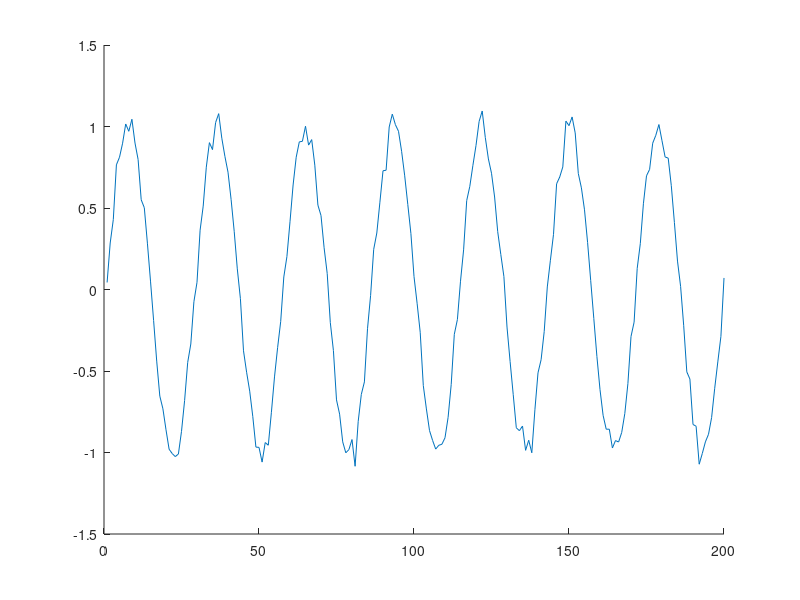
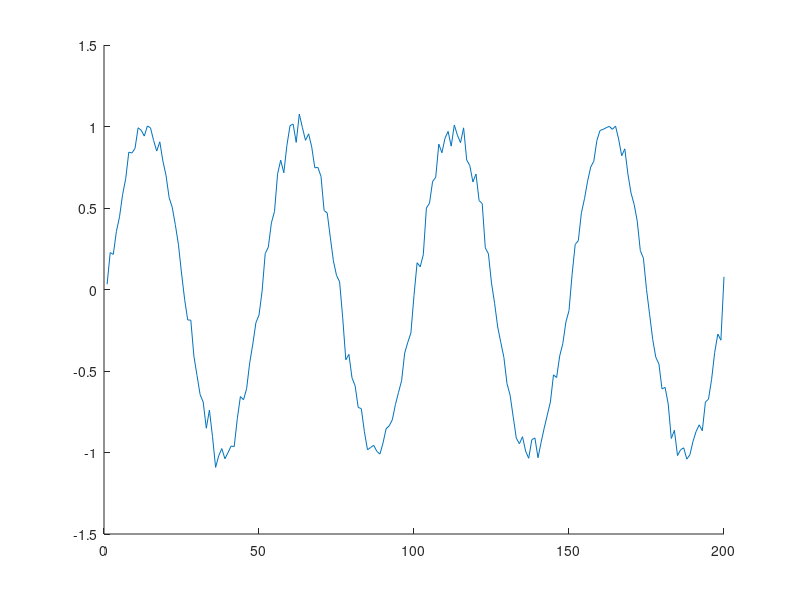
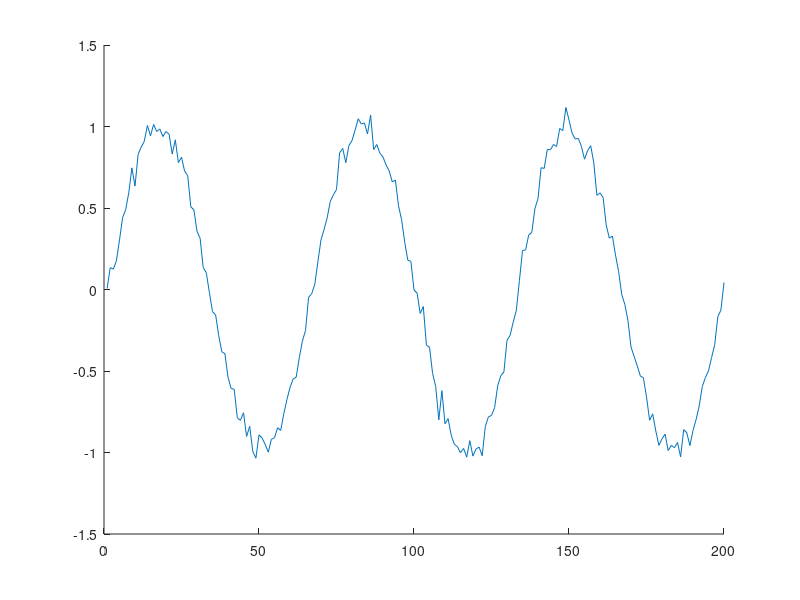
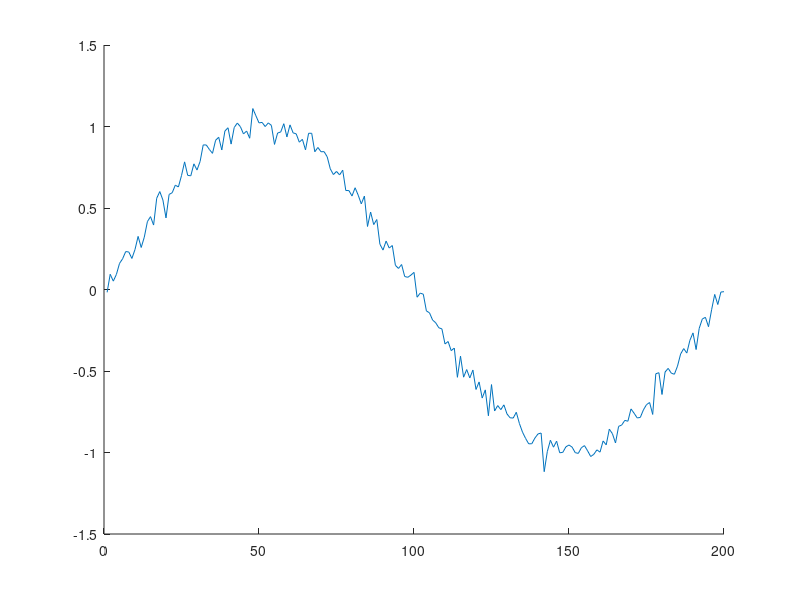

These figures' MATLAB source, in order:
% matching pursuit
%
% generate N noisy signals
M = 200; N = 20; K = 10;
Y = zeros(M, N);
t = linspace(0, 1, M)';
theta = zeros(N, 1);
for j = 1:N
    w = 0.05*randn(M, 1);
    theta(j) = ceil(10*rand);
    Y(:, j) = sin(2*pi*theta(j)*t) + w;
end
for j = 1:N
    figure; hold on;
    plot( Y(:, j) );
end
% construct dictionary of K atoms
D = zeros(M, K);
X = zeros(K, N);
for j = 1:K
    f = sin(2*pi*j*t);
    D(:, j) = f/norm(f);
end
% compute sparse matrix coefficients
for j = 1:N
    for i = 1:K
        X(i, j) = Y(:, j)'*D(:, i) + norm(D(:, i));
    end
end
